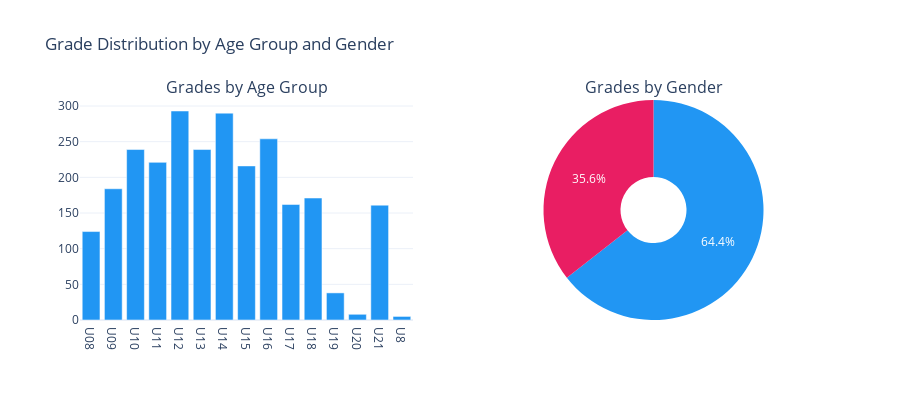

The notebook cell saved with this chart:
### Code cell
# Age group distribution across all grades
age_groups = grades['name'].str.extract(r'(U\d+)')[0].value_counts().sort_index()
genders = grades['name'].str.extract(r'(Boys|Girls)')[0].value_counts()

fig = make_subplots(rows=1, cols=2, subplot_titles=("Grades by Age Group", "Grades by Gender"),
                    specs=[[{"type": "bar"}, {"type": "pie"}]])

fig.add_trace(go.Bar(x=age_groups.index, y=age_groups.values, marker_color='#2196F3', name='Age Group'), row=1, col=1)
fig.add_trace(go.Pie(labels=genders.index, values=genders.values, 
                      marker_colors=['#2196F3', '#E91E63'], hole=0.3), row=1, col=2)
fig.update_layout(height=400, title_text="Grade Distribution by Age Group and Gender", showlegend=False)
fig.show()

print(f"\n📊 Age group breakdown:")
for ag, count in age_groups.items():
    print(f"   {ag}: {count} grades")

### Figure 1 — Plotly figure (JSON) as saved in the notebook; plotly's stock layout.template omitted (floating-point values rounded to 4 significant figures)
{"data": [{"marker": {"color": "#2196F3"}, "name": "Age Group", "type": "bar", "x": ["U08", "U09", "U10", "U11", "U12", "U13", "U14", "U15", "U16", "U17", "U18", "U19", "U20", "U21", "U8"], "xaxis": "x", "y": [124, 184, 239, 221, 293, 239, 290, 216, 254, 162, 171, 38, 8, 161, 5], "yaxis": "y"}, {"domain": {"x": [0.55, 1.0], "y": [0.0, 1.0]}, "hole": 0.3, "labels": ["Boys", "Girls"], "marker": {"colors": ["#2196F3", "#E91E63"]}, "type": "pie", "values": [1676, 925]}], "layout": {"annotations": [{"font": {"size": 16}, "showarrow": false, "text": "Grades by Age Group", "x": 0.225, "xanchor": "center", "xref": "paper", "y": 1.0, "yanchor": "bottom", "yref": "paper"}, {"font": {"size": 16}, "showarrow": false, "text": "Grades by Gender", "x": 0.775, "xanchor": "center", "xref": "paper", "y": 1.0, "yanchor": "bottom", "yref": "paper"}], "height": 400, "showlegend": false, "title": {"text": "Grade Distribution by Age Group and Gender"}, "xaxis": {"anchor": "y", "domain": [0.0, 0.45]}, "yaxis": {"anchor": "x", "domain": [0.0, 1.0]}}}
